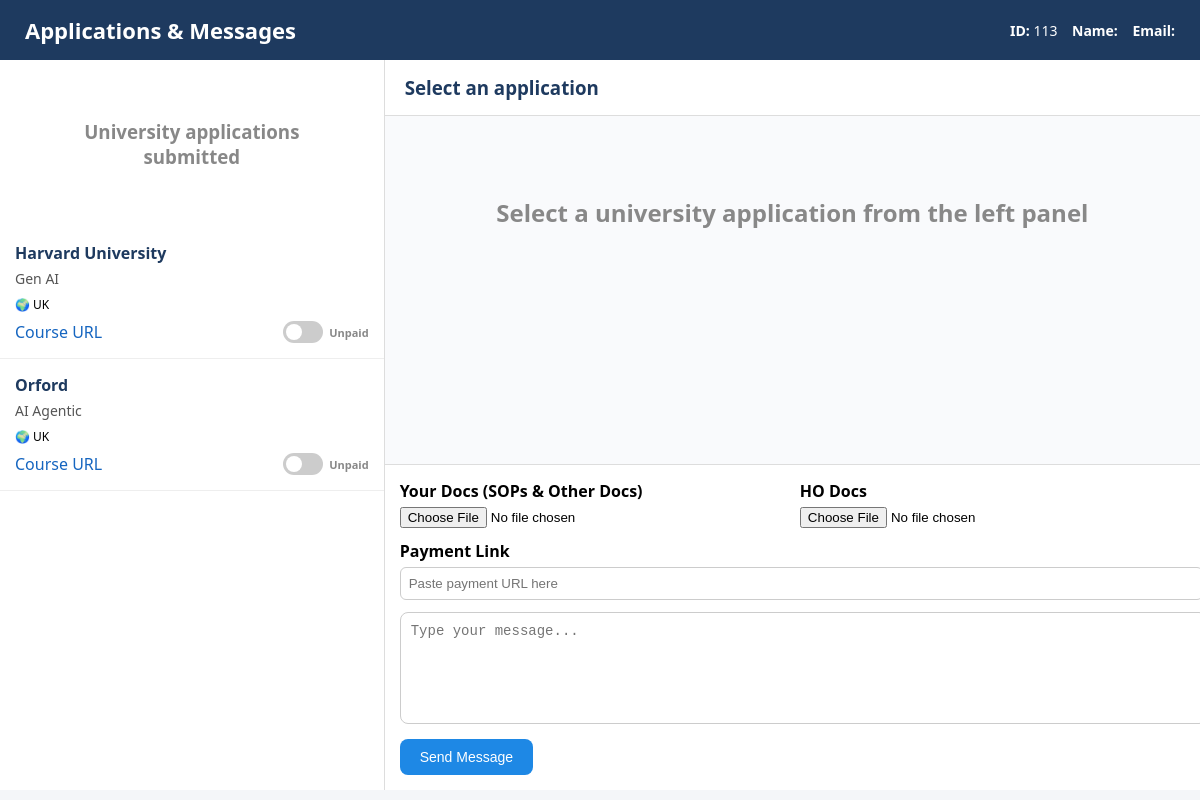
Page /student_applications.php?student_id=113 on the committed database.
### tables this page shows
CREATE TABLE `coursechoice` (
  `student_id` int(11) NOT NULL,
  `COUNTRY_CODE` varchar(5) DEFAULT NULL,
  `University_Name` varchar(500) DEFAULT NULL,
  `Course_Name` varchar(500) DEFAULT NULL,
  `Course_URL` varchar(1000) DEFAULT NULL
);

### student_applications.php (the view, shortened to what this page needs)
<?php
$host = getenv('MYSQLHOST');
$user = getenv('MYSQLUSER');
$password = getenv('MYSQLPASSWORD');
$database = getenv('MYSQLDATABASE');
$port = getenv('MYSQLPORT');
$conn = mysqli_connect($host, $user, $password, $database, $port);
$student_id   = $_GET['student_id'] ?? '';
$student_name = urldecode($_GET['student_name'] ?? '');
$email        = urldecode($_GET['email'] ?? '');
$sql = "SELECT *
        FROM coursechoice
        WHERE student_id = ?
        ORDER BY university_name";
$stmt = $conn->prepare($sql);
$stmt->bind_param("i", $student_id);
$stmt->execute();
$result = $stmt->get_result();
?>
<!DOCTYPE html>
<html>
<head>
<link rel="stylesheet" href="css/style.css">
</head>
<body>
<div class="top-header">
    <div>
        <h2>Applications & Messages</h2>
    </div>
    <div class="student-meta">
        <b>ID:</b> <?= htmlspecialchars($student_id) ?>
        <b>Name:</b> <?= htmlspecialchars($student_name) ?>
        <b>Email:</b> <?= htmlspecialchars($email) ?>
    </div>
</div>
<div class="main-container">
    <div class="left-panel">
			<div class="empty-state">
               <h3> University applications submitted</h3>
            </div>
        <?php while($row = $result->fetch_assoc()) { ?>
           <div class="application-card"
    data-studentid="<?= $row['student_id'] ?>"
    data-university="<?= htmlspecialchars($row['University_Name'], ENT_QUOTES) ?>"
    data-country="<?= htmlspecialchars($row['COUNTRY_CODE'], ENT_QUOTES) ?>"
    data-course="<?= htmlspecialchars($row['Course_Name'], ENT_QUOTES) ?>"
    data-courseurl="<?= htmlspecialchars($row['Course_URL'], ENT_QUOTES) ?>"
    data-intakemonth="<?= htmlspecialchars($row['Intake_Month'], ENT_QUOTES) ?>"
    data-intakeyear="<?= htmlspecialchars($row['Intake_Year'], ENT_QUOTES) ?>"
    onclick="loadConversation(this)">
    <div class="uni-name">
        <?= htmlspecialchars($row['University_Name']) ?>
    </div>
    <div class="course-name">
        <?= htmlspecialchars($row['Course_Name']) ?>
    </div>
    <div style="margin-top:8px; font-size:12px;">
        🌍 <?= htmlspecialchars($row['COUNTRY_CODE']) ?>
    </div>
<div style="
    margin-top:8px;
    display:flex;
    justify-content:space-between;
    align-items:center;">
    <div>
        <?php if(!empty($row['Course_URL'])) { ?>
            <a href="<?= htmlspecialchars($row['Course_URL']) ?>"
               target="_blank"
               onclick="event.stopPropagation();">
               Course URL
            </a>
        <?php } ?>
    </div>
    <div class="payment-container">
        <label class="switch">
            <span class="slider"></span>
        </label>
        <span
			class="payment-status <?= ($row['Payment_Status'] == 1 ? 'paid' : 'unpaid') ?>">
			<?= ($row['Payment_Status'] == 1 ? 'Paid' : 'Unpaid') ?>
		</span>
    </div>
</div>
</div>
        <?php } ?>
    </div>
    <div class="right-panel">
        <div class="message-header">
            <h3 id="selectedUniversity">
                Select an application
            </h3>
        </div>
        <div id="messages">
            <div class="empty-state">
               <h2> Select a university application from the left panel</h2>
            </div>
        </div>
        <div class="message-form">
		   <form id="messageForm" enctype="multipart/form-data">
				<div style="display:flex; gap:15px; margin-bottom:12px;">
				<div style="flex:1;">
					<label><b>Your Docs (SOPs & Other Docs)</b></label><br>
					<input type="file"
						   name="your_docs"
						   accept=".jpg,.jpeg,.png,.pdf,.doc,.docx"
						   style="margin-top:5px; width:100%;">
					</div>
					<div style="flex:1;">
						<label><b>HO Docs</b></label><br>
					<input type="file"
					   name="ho_docs"
					   accept=".jpg,.jpeg,.png,.pdf,.doc,.docx"
					   style="margin-top:5px; width:100%;">
					</div>
				</div>
				<div style="margin-bottom:12px;">
					<label><b>Payment Link</b></label><br>
					<input type="url"
						   name="payment_link"
						   placeholder="Paste payment URL here"
						   style="width:100%;
								  padding:8px;
								  border:1px solid #ccc;
								  border-radius:6px;
								  margin-top:5px;">
				</div>
                <textarea
                    name="message"
                    placeholder="Type your message..."
                    required></textarea>
                <button type="submit" class="send-btn">
                    Send Message
                </button>
            </form>
        </div>
    </div>
</div>
</body>
</html>

### css/style.css (style rules this page uses)
body { margin: 0; font-family: 'Poppins', sans-serif; background: #eef2f7; }

### student_applications.php (style rules this page uses)
body { margin:0; font-family:Segoe UI, Arial; background:#f4f6f9; }
.top-header { background:#1e3a5f; color:white; padding:15px 25px; display:flex; justify-content:space-between; align-items:center; box-shadow:0 2px 8px rgba(0,0,0,0.1); }
.top-header h2 { margin:0; font-size:22px; }
.student-meta { font-size:14px; }
.main-container { display:flex; height:calc(100vh - 70px); }
.left-panel { width:32%; background:white; border-right:1px solid #ddd; overflow-y:auto; }
.right-panel { width:68%; display:flex; flex-direction:column; background:#f9fafc; }
.application-card { padding:15px; border-bottom:1px solid #eee; cursor:pointer; transition:0.2s; }
.uni-name { font-size:16px; font-weight:600; color:#1e3a5f; }
.course-name { font-size:14px; color:#555; margin-top:5px; }
.message-header { background:white; padding:15px 20px; border-bottom:1px solid #ddd; }
.message-header h3 { margin:0; color:#1e3a5f; }
#messages { flex:1; overflow-y:auto; padding:20px; }
.message-form { background:white; padding:15px; border-top:1px solid #ddd; }
.message-form textarea { width:100%; height:90px; resize:none; padding:10px; border:1px solid #ccc; border-radius:8px; font-size:14px; }
.send-btn { margin-top:10px; background:#1e88e5; color:white; border:none; padding:10px 20px; border-radius:8px; cursor:pointer; font-size:14px; }
.empty-state { padding:40px; text-align:center; color:#888; }
a { color:#1565c0; text-decoration:none; }
.payment-container { display:flex; align-items:center; gap:6px; }
.switch { position:relative; display:inline-block; width:40px; height:22px; }
.slider { position:absolute; cursor:pointer; top:0; left:0; right:0; bottom:0; background:#ccc; transition:.3s; border-radius:22px; }
.slider:before { position:absolute; content:""; height:16px; width:16px; left:3px; bottom:3px; background:white; transition:.3s; border-radius:50%; }
.payment-status { font-size:11px; font-weight:600; }
.payment-status.unpaid { color:#888; }

### rows in the picture
coursechoice: University_Name "Harvard University", Course_Name "Gen AI", COUNTRY_CODE "UK", Payment_Status "Unpaid"
coursechoice: University_Name "Orford", Course_Name "AI Agentic", COUNTRY_CODE "UK", Payment_Status "Unpaid"

### other values in the picture
$student_id "113"
